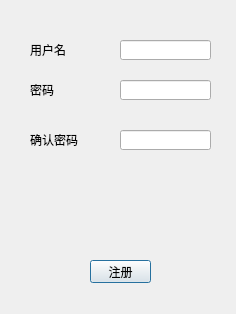
<?xml version="1.0" encoding="UTF-8"?>
<ui version="4.0">
 <class>Register</class>
 <widget class="QDialog" name="Register">
  <property name="geometry">
   <rect>
    <x>0</x>
    <y>0</y>
    <width>236</width>
    <height>314</height>
   </rect>
  </property>
  <property name="windowTitle">
   <string>Dialog</string>
  </property>
  <widget class="QLabel" name="labelName">
   <property name="geometry">
    <rect>
     <x>30</x>
     <y>40</y>
     <width>72</width>
     <height>20</height>
    </rect>
   </property>
   <property name="text">
    <string>用户名</string>
   </property>
  </widget>
  <widget class="QLabel" name="labelPassword">
   <property name="geometry">
    <rect>
     <x>30</x>
     <y>80</y>
     <width>72</width>
     <height>20</height>
    </rect>
   </property>
   <property name="text">
    <string>密码</string>
   </property>
  </widget>
  <widget class="QLabel" name="labelPasswordCheck">
   <property name="geometry">
    <rect>
     <x>30</x>
     <y>130</y>
     <width>72</width>
     <height>20</height>
    </rect>
   </property>
   <property name="text">
    <string>确认密码</string>
   </property>
  </widget>
  <widget class="QLineEdit" name="lineEditName">
   <property name="geometry">
    <rect>
     <x>120</x>
     <y>40</y>
     <width>91</width>
     <height>20</height>
    </rect>
   </property>
  </widget>
  <widget class="QLineEdit" name="lineEditPassword">
   <property name="geometry">
    <rect>
     <x>120</x>
     <y>80</y>
     <width>91</width>
     <height>20</height>
    </rect>
   </property>
  </widget>
  <widget class="QLineEdit" name="lineEditPasswordCheck">
   <property name="geometry">
    <rect>
     <x>120</x>
     <y>130</y>
     <width>91</width>
     <height>20</height>
    </rect>
   </property>
  </widget>
  <widget class="QPushButton" name="registerCheckButton">
   <property name="geometry">
    <rect>
     <x>90</x>
     <y>260</y>
     <width>61</width>
     <height>23</height>
    </rect>
   </property>
   <property name="text">
    <string>注册</string>
   </property>
  </widget>
 </widget>
 <resources/>
 <connections/>
</ui>
